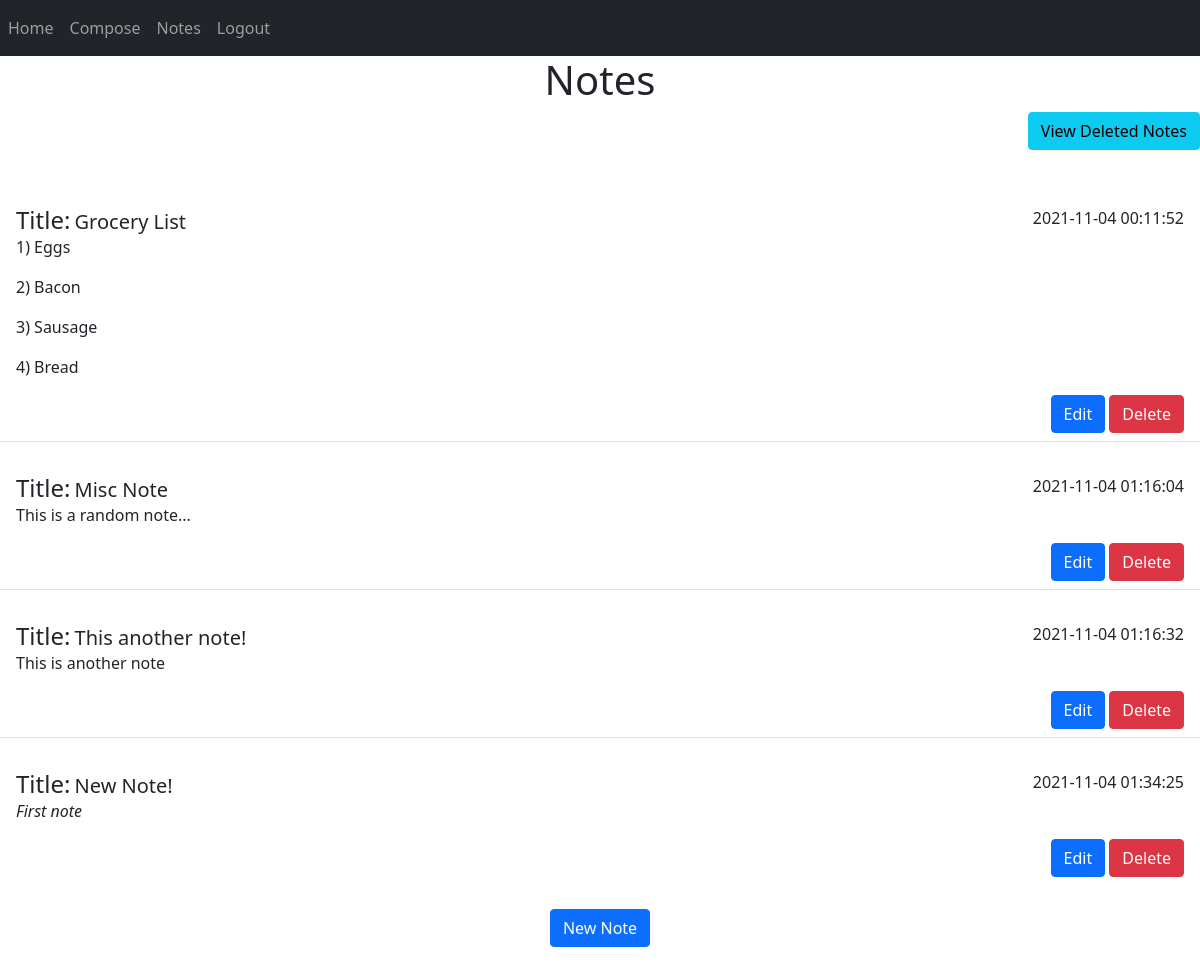
/notes (signed in), run on an earlier commit of the app's database.
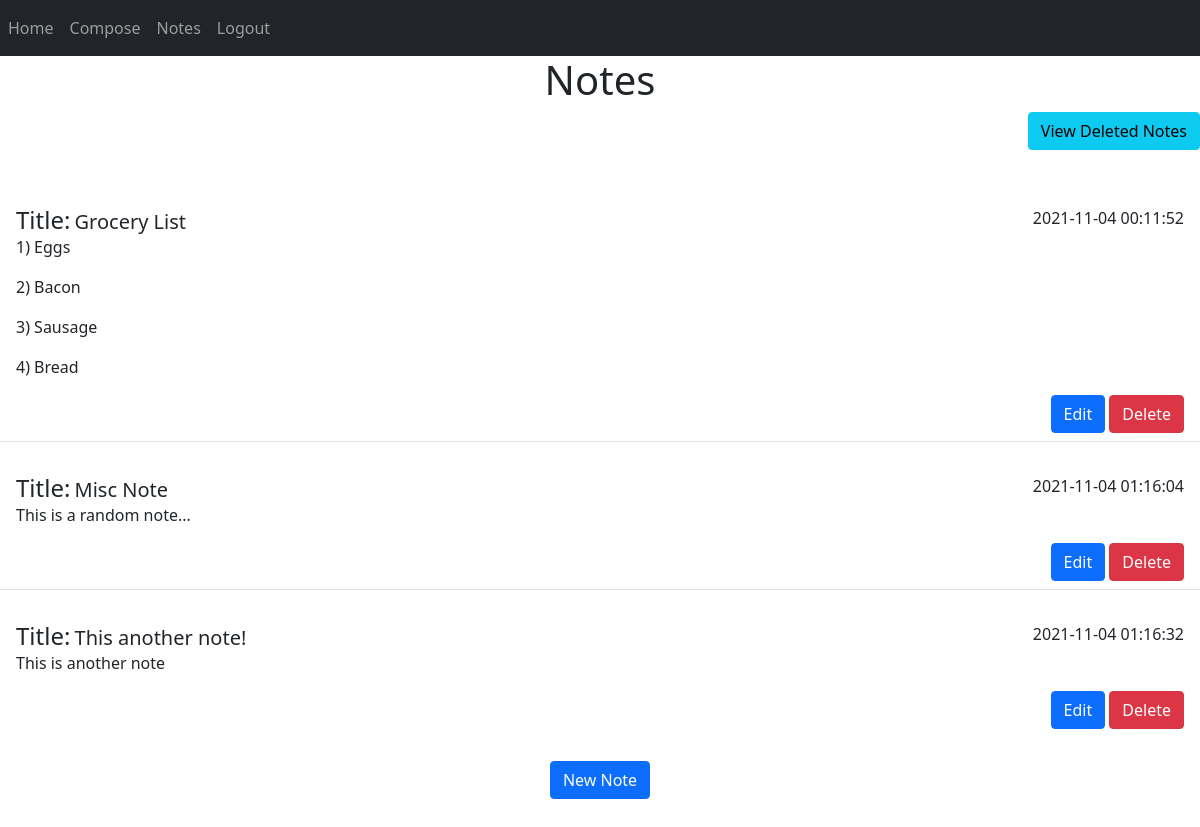
And on a later commit of the database.
### app/models.py (models this page shows)
class Note(db.Model):
    id = db.Column(db.Integer, primary_key=True)
    title = db.Column(db.String(255))
    data = db.Column(db.String(10000))
    date = db.Column(db.DateTime(timezone=True), default=func.now())
    deleted = db.Column(db.Boolean)
    user_id = db.Column(db.Integer, db.ForeignKey('user.id'))

### app/routes.py (the view)
@view.route('/notes', methods=['GET', 'POST'])
@login_required
def notes():
    return render_template("notes.html", user=current_user)

### app/__init__.py (called while the page is built)
def create_app():
    from .models import User, download_attachment
    app = Flask(__name__)
    app.config.from_object(Config)
    db.init_app(app)
    migrate = Migrate(app, db)
    app.jinja_env.globals.update(download_attachment=download_attachment)
    from .routes import view
    app.register_blueprint(view, url_prefix='/')
    login = LoginManager(app)
    login.login_view = 'view.login'
    login.init_app(app)
    @login.user_loader
    def load_user(id):
        return User.query.get(int(id))
    return app

### app/templates/notes.html
{% extends "base.html" %} {% block content %}
<h1 align="center">Notes</h1>
<ul class="list-group list-group-flush" id="view-deleted">
  <li>
    <span style="float: right">
      <a
        href="{{ url_for('view.deletedNotes', user=user) }}"
        class="btn btn-info"
        role="button"
        >View Deleted Notes</a
      >
    </span>
  </li>
</ul>
<br />
<ul class="list-group list-group-flush" id="notes">
  {% for note in user.notes %} {% if note.deleted == False %}
  <br />
  <li class="list-group-item">
    <div p-3 mb-2 bg-white text-dark>
      <h4 style="display: inline">Title:</h4>
      <h5 style="display: inline">{{ note.title }}</h5>
      <span style="float: right">{{ note.date }}</span> {{ note.data |safe}}
      <p>
        <span style="float: right">
          <a
            href="{{ url_for('view.editNote', id=note.id) }}"
            class="btn btn-primary"
            role="button"
            >Edit</a
          >
          <a
            href="{{ url_for('view.deleteNote', id=note.id) }}"
            class="btn btn-danger"
            role="button"
            >Delete</a
          >
        </span>
      </p>
    </div>
  </li>
  {% endif %} {% endfor %}
</ul>
<br />
<div align="center">
  <a
    href="{{ url_for('view.addNote', user=user) }}"
    class="btn btn-primary"
    role="button"
    >New Note</a
  >
</div>
<br />
<br />
{% endblock %}

### app/templates/base.html (shortened to what this page needs)
<!DOCTYPE html>
<html lang="en">
  <head>
    <link
      href="https://cdn.jsdelivr.net/npm/bootstrap@5.0.2/dist/css/bootstrap.min.css"
      rel="stylesheet"
    />
    <link
      rel="stylesheet"
      href="https://cdnjs.cloudflare.com/ajax/libs/font-awesome/4.7.0/css/font-awesome.min.css"
    />
  </head>
  <body>
    <nav class="navbar navbar-expand-lg navbar-dark bg-dark">
      <div class="collapse navbar-collapse">
        <div class="navbar-nav">
          {% if current_user.is_anonymous %}
          <a class="nav-item nav-link" href="/login">Login</a>
          <a class="nav-item nav-link" href="/sign-up">Sign Up</a>
          {% else %}
          <a
            class="nav-item nav-link"
            href="{{ url_for('view.index', refresh = False) }}"
            >Home</a
          >
          <a class="nav-item nav-link" href="/compose">Compose </a>
          <a class="nav-item nav-link" href="/notes">Notes</a>
          <a class="nav-item nav-link" href="/logout">Logout</a>
          {% endif %}
        </div>
      </div>
    </nav>
     {% block content %}{%
    endblock %}
  </body>
</html>

What changed in the data, as far as the page shows it:
removed Note: title "New Note!", date "2021-11-04 01:34:25", data "First note"
